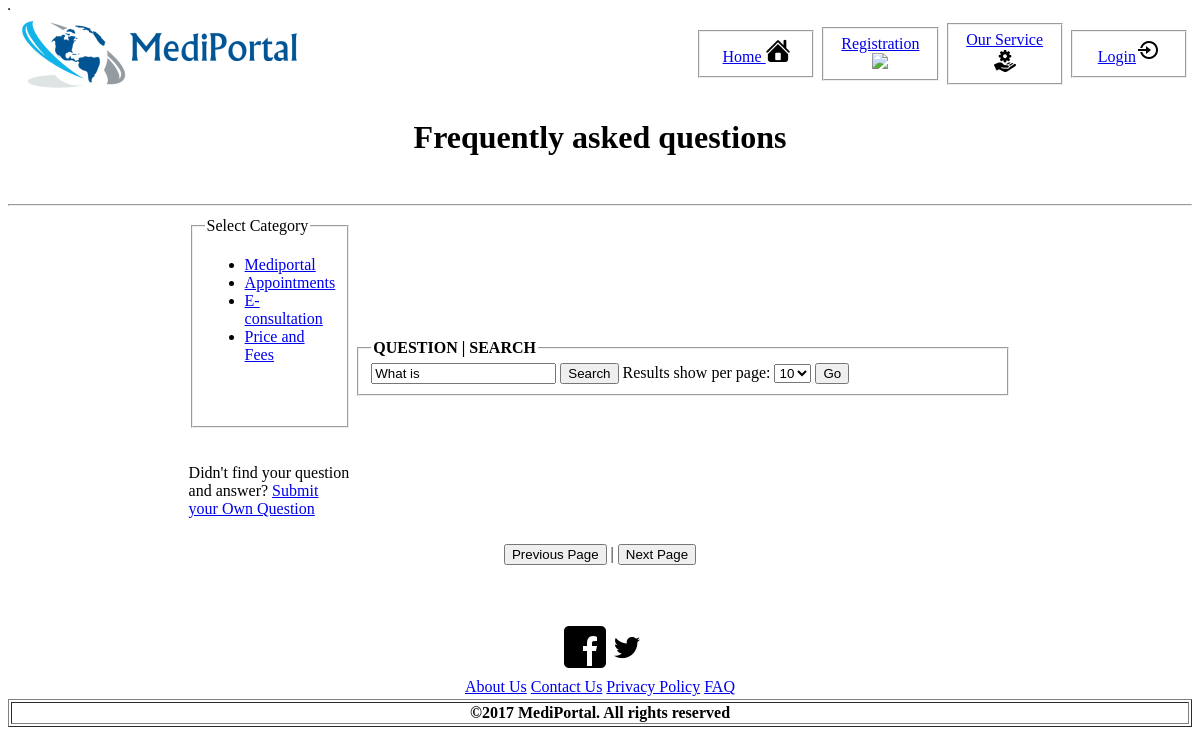
Page /FAQ/appointments.php on the earlier database version.
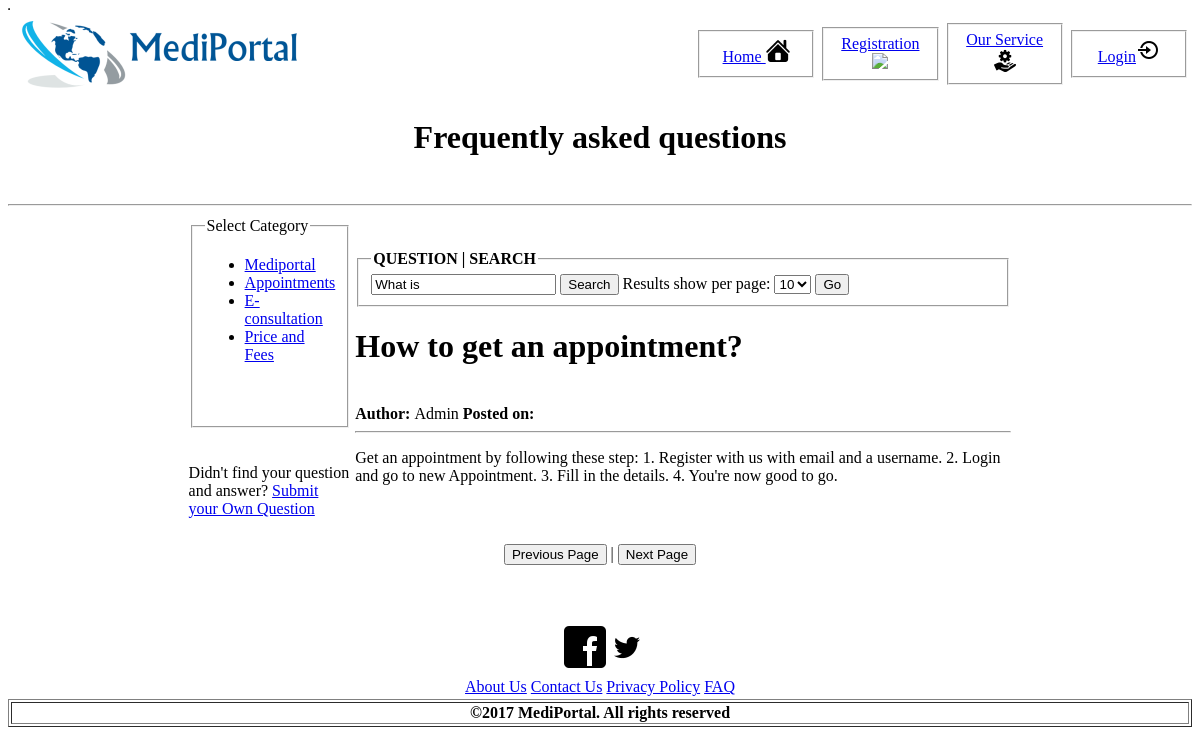
Same page on the later database version.
### tables this page shows
CREATE TABLE `faq` (
  `id` int(11) NOT NULL,
  `category` varchar(30) NOT NULL,
  `Author` varchar(100) NOT NULL,
  `Question` text NOT NULL,
  `Answer` text
);

### FAQ/appointments.php (the view, shortened to what this page needs)
<?php
        $query = "Select * from `faq` where category = 'Appointments'";
        $conn = mysqli_connect("localhost", "root", "", "mediportal_db", 3306);
        mysqli_set_charset($conn,"utf8");
        $result = mysqli_query($conn, $query);
        $faqArray = array();
        while(($row = mysqli_fetch_assoc($result))!=null){
                    $faqArray[] = array('id'=>$row['id'],'category'=>$row['category'],'author'=>$row['Author'],'question'=>$row['Question'],'answer'=>$row['Answer'],'time'=>$row['Time'],'date'=>$row['Date'], 'status'=>$row['status']);
                    }
?>
<!DOCTYPE>
<html>
<head>
</head>
<body>
	<table border="1">
		<div>
				<div>
				<table align="center" width="100%">
					<tr align="right">
						<td width="10%">
							<a href="../Home.php"><img src="../images/logo.png" align="left"></a>
						</td>
						<td width="30%">&nbsp;</td>
						<td align="center" width="10%">
							<fieldset><a href="../Home.php" >Home <img src="../images/home.png"></a></fieldset>
						</td>
						<td width="10%" align="center">
							<fieldset><a href="../Registration.php">Registration<img src="../images/registration.png"></a></fieldset>
						</td>
						<td width="10%" align="center">
							<fieldset><a href="../service.php">Our Service<img src="../images/service.png"></a></fieldset>
						</td>
						<td width="10%" align="center">
							<fieldset><a href="../Login.php">Login<img src="../images/login.png"></a></fieldset>
						</td>
					</tr>
				</table>
		</div>
<div>
	<h1 align="center">Frequently asked questions</h1>
	<br><hr>
</div>
<div>
	<table width="70%" align="center">
		<tr>
			<td width="20%" valign="top">
				<fieldset>
					<legend>Select Category</legend>
					<ul>
						<li><a href="mediportal.php">Mediportal</a></li>
						<li><a href="appointments.php">Appointments</a></li>
						<li><a href="econsultation.php">E-consultation</a></li>
						<li><a href="priceandfee.php">Price and Fees</a></li>
							<br><br>
					</ul>
				</fieldset><br><br>
				Didn't find your question and answer?
				<a href="ownQuestion.php">Submit your Own Question</a>
			</td>
			<td>
				<fieldset>
                                         <legend><b>QUESTION | SEARCH</b></legend>
                                          <input value="What is" />
                                        <input type="submit" value="Search" />
                                        Results show per page: <select>
                                            <option>10</option>
                                        </select>
                                        <button onclick="ResultPerPage()">Go</button>
                                    </fieldset>
						<?php
									for ($i=0; $i < count($faqArray); $i++) {
										echo "<h1>";
										echo $faqArray[$i]['question'];;
										echo "</h1>";
										echo "<br/><b>Author: </b>".$faqArray[$i]['author'];
										echo "  <b>Posted on: </b>".$faqArray[$i]['date']." ".$faqArray[$i]['time'];
										echo "<br><hr>";
										echo "<p>";
										echo $faqArray[$i]['answer'];
										echo "</p>";
									}
								?>
			</td>
		</tr>
		<tr>
			<td>&nbsp;</td>
		</tr>
		<tr>
			<td align="center" colspan="2">
				<button>Previous Page</button> | <button>Next Page</button>
			</td>
		</tr>
		<tr>
			<td><h2>&nbsp;</h2></td>
		</tr>
	</table>
</div>
<div>
		<table align="center">
			<tr align="center">
				<td>
				<a href="https://www.facebook.com/">
				<img src="../images/facebook.png">
                 </a>
             </td>
				<td>
						<a href="https://www.twitter.com/">
						<img src="../images/twitter.png">
					</a>
				</td>
			</tr>
		</table>
		<table align="center">
			<tr>
				<td align="center" colspan="3">
				<a href="../About_Us.php">About Us   </a>
			</td>
			<td align="center" colspan="3">
				<a href="../Contact_Us.php">Contact Us   </a>
			</td>
			<td align="center" colspan="3">
				<a href="../privacyPolicy.php">Privacy Policy   </a>
			</td>
			<td align="center" colspan="3">
				<a href="../faq.php">FAQ</a>
			</td>
			</tr>
		</table>
	</div>
	</div>
</table>
<div>
<table align="center" width="100%" border="1">
<tr>
<td align="center" colspan="3">
<b>&copy;2017 MediPortal. All rights reserved</b>
</td>
</tr>
</table>
</div>
</body>
</html>

Differences in the rows shown:
added faq: Question "How to get an appointment?", Author "Admin", Answer "Get an appointment by following these step: 1. Register with us with email and a username. 2. Login and go to new Appointment. 3. Fill in the details. 4. You're now good to go."
